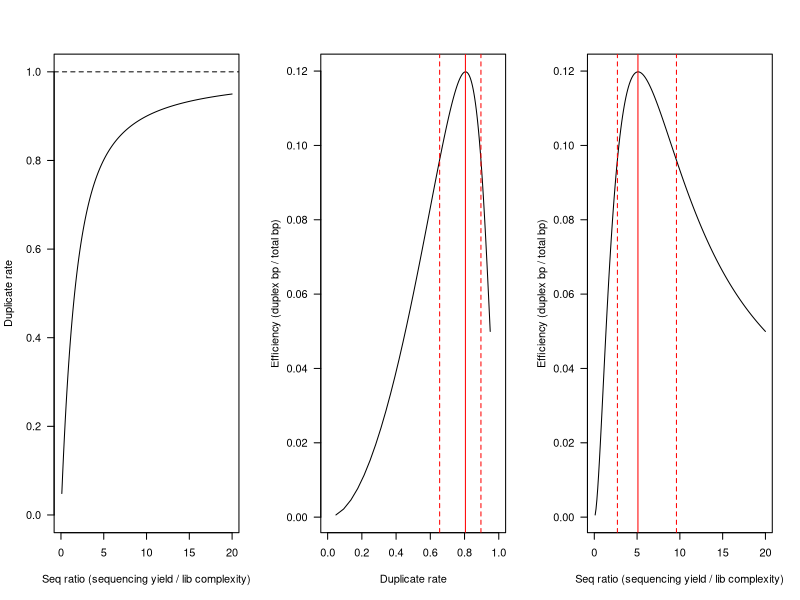

Here is the R script that generated this plot:
## ---- chunk 1
knitr::opts_chunk$set(echo = TRUE)
## ---- chunk 2
#define variables 
input <- 15 #input dna ng
length <- 22.5e+3 #input dna length bp 

moles_input <- input*1e-9/((length*615.96 + 36.04)) #how many moles of DNA input 
DNA_copy <- moles_input*6.02e+23 #what is the number of DNA molecules 
## ---- chunk 3
#still 5ng of DNA.... 
frag_length <- 350  #this I will test empirically once RE comes 

moles_frag <- input*1e-9/((frag_length*615.96 + 36.04))
DNA_copy <- moles_frag*6.02*1e23

ideal_bp <- 33334727 #number of bp theoretically coverable by fragmented genome and size selection, will likely actually be smaller depending on DNA size to begin with and RE efficiency 
rough_cov <- DNA_copy*frag_length #rough coverage: number of DNA molecules*average length
## ---- chunk 4
correction_factor <- 1.5 
recommended_input <- 0.6 #fmol 
#coverage <- 26 
#read_pairs <- 26e+6

average_fragment_len <- 573 #this I need to check with bioanalyzer or something 
#moles_input <- recommended_input*1e-15/((average_fragment_len*615.96 + 36.04))
DNA_copy_input <- recommended_input*1e-15*6.02e+23
print(format(DNA_copy_input, scientific=T))
## ---- chunk 5
At_genome <- 135e+6 #haploid genome of 135Mb 
Hs_genome <- 3.3e+9 #haploid genome is 3.3 billion base pairs 

At_genome/Hs_genome #At genome is 4% of human genome 
ideal_bp/(Hs_genome*0.27) #sequenceable space is 3.7% of human sequenceable space 

#rough estimate is everything should be 40% of human genome estimate 
## ---- chunk 6

L <- 300 #(2x150)
G <- ideal_bp #sequenceable part of the genome after fragmentation 
C <- 30 #30x coverage 


#At
N <- C*G/L
print(paste('number of reads for At:', as.character(format(N, scientific=T)))) #3 million reads required for 1 sample at 30x coverage 

#Hs
Hs_N <- (C*Hs_genome*0.27)/L
print(paste('number of reads for Hs:', as.character(format(Hs_N, scientific=T))))

N/Hs_N
## ---- chunk 7
#r: sequence ratio. ratio between the # of sequenced reads and number of amplifiable DNA fragments in the original library
#reported 10**8 amplifiable DNA molecules 
#f approximately equated to 1e8 fragments per fmol library 

#N/(fmol_input*f)
r <- 300e+6/(0.6*1e8) #optimal is 5.1 sequenced reads/original read 

#d: duplicate rate, fraction of reads that are duplicate copies
d <- 1-(1-exp(-r))/r

#getting really high dupilcate rate/r estimates. Empirical distribution of fragments will be really helpful. 
## ---- chunk 8
#replicate human estimate analytically, compare to empirical
f_hs_analytical <- DNA_copy_input/0.6
f_hs_empirical <- 10**8

f_hs_analytical/f_hs_empirical
## ---- chunk 9
###########################################################################################
## Simulations to estimate the optimal bottleneck size given an estimate of 
## library complexity.
## Equations below are assuming 1 fmol sequenced equates to 1e8 molecules
## The relationship between fmol and molecules was derived empirically (see next section)
###########################################################################################

# Truncated Poisson (only defined for x>=1): this models the duplicate family size distribution
dpoistrunc = function(x, lambda) {
	    d = dpois(x, lambda) / (1-dpois(0, lambda))
	    d[x==0] = NA
	    return(d)
	}
	
# The mean sequencing cost of a family is the mean of the zero-truncated Poisson: 
#  lambda/(1-exp(-lambda))
	
# Efficiency: The fraction of families of size>=2 divided by the average size (i.e. 
# sequencing cost) of a family, squared (as we need coverage from both strands)
	
ratio = seq(0,20,by=0.1) # Sequencing output / library complexity
	
efficiency = (ppois(q=2-0.1, lambda=ratio/2, lower.tail=F)/(1-dpois(0, ratio/2)))^2 / (ratio/(1-exp(-ratio)))
	
# Duprate can be simply calculated using the mean of the family size (from the zero-truncated 
#  Poisson): 1-1/mean = 1-(1-exp(-r))/r
duprate = 1-(1-exp(-ratio))/ratio
	
dev.new(width=9, height=3)
par(mfrow=c(1,3))
	
plot(ratio, duprate, ylim=c(0,1), type="l", xlab="Seq ratio (sequencing yield / lib complexity)", ylab="Duplicate rate", las=1)
abline(h=1, lty=2)
#lines(ratio, pmax(0, 1-1/ratio), col="palegreen3", lty=2) # Simplistic expectation (ratio=10 would tend to yield ~90% duplicate rates)
	
plot(duprate, efficiency, type="l", xlim=c(0,1), xlab="Duplicate rate", ylab="Efficiency (duplex bp / total bp)", las=1)
opt_duprate = duprate[which.max(efficiency)] # Optimal duplicate rate appears to be 0.805
ind = which(efficiency > max(efficiency, na.rm=T)*0.8)
abline(v=opt_duprate, col="red")
abline(v=duprate[c(min(ind),max(ind))], col="red", lty=2)
semiopt_duprate = duprate[c(min(ind),max(ind))]
	
plot(ratio, efficiency, type="l", xlab="Seq ratio (sequencing yield / lib complexity)", ylab="Efficiency (duplex bp / total bp)", las=1)
opt_ratio = ratio[which.max(efficiency)] # Optimal duplicate rate appears to be 5.1
ind = which(efficiency > max(efficiency, na.rm=T)*0.8)
abline(v=opt_ratio, col="red")
abline(v=ratio[c(min(ind),max(ind))], col="red", lty=2)
semiopt_ratio = ratio[c(min(ind),max(ind))]
## ---- chunk 10
r_opt <- 5.1 
f_opt <- 1e8 # f approximately equated to 10^8 fragments per fmol according to abascal estimates
fmol <- 150e6/(r_opt*f_opt)
fmol
## ---- chunk 11
#L <- 300 #(2x150)
#G <- ideal_bp #sequenceable part of the genome after fragmentation 
#G <- (Hs_genome*0.27)
#C <- 30 #30x coverage 

#N <- C*G/L
standard_N <- 300e6
#N/standard_N
#print(paste('number of reads:', as.character(N))) #3 million reads required for 1 sample at 30x coverage 
#almost exactly 1Gb 

#standard_N*L/C

#3*0.038

C <- N*L/G
standard_C <- standard_N*L/(Hs_genome) #just regular sequencing of whole human genome 
Nano_standard_C <- standard_N*L/(Hs_genome*.27) #regular sequencing of reduced space 
standard_C/Nano_standard_C #nanoseq requires about as much more sequencing to overcome 
N_hs <- Nano_standard_C*(Hs_genome*.27)/L
print(format(N_hs, scientific =T)) #272 million reads ~ 300 million reads for one sample 

#At
At_C <- standard_N*L/At_genome
Nano_At_C <- standard_N*L/ideal_bp
At_C/Nano_At_C

N_At <- Nano_standard_C*ideal_bp/L
print(format(N_At, scientific=T)) #11 million reads per sample 

N_At/N_hs #4%
## ---- chunk 12
novaseq_lane <- 1.25e9 #reads per novaseq lane 
novaseq_price_qb3 <- 2000
novaseq_lane/N_hs
novaseq_lane/N_At
novaseq_price_qb3/(novaseq_lane/N_At)
## ---- chunk 13
samples <- 6 

N_At 


#matched normal: *equivalent* of 8x human whole genome sequencing coverage 
N_human_8x <- 8*Hs_genome/L
N_At_8x <- 8*At_genome/L

pilot_read_space <- samples*N_At*2 + samples*N_At_8x
print(paste(format(pilot_read_space, scientific=T), 'reads required for At pilot')) #118 million reads

#do i really need a matched normal for each INDIVIDUAL? if they are the same genotype? Like no right? 
## ---- chunk 14
#convert to Gb:
print(paste('reads for one nanoseq sample:', format(N_At, scientific = T)))
print(paste('reads for one matched normal:', format(N_At_8x, scientific = T)))

#G of raw data = # of M raw read pairs * 0.3
Gb_At <- (N_At*10**-6)*0.3
Gb_At_normal <- (N_At_8x*10**-6)*0.3

print(paste('Gb for one nanoseq sample:', Gb_At))
print(paste('Gb for one matched normal:', Gb_At_normal))

#round up to get to 50Gb 
sum(3.5*samples*2+1.2*samples)
## ---- chunk 15
pilot_read_space/1e6
N_At/1e6
format(N_At, scientific=T)
format(N_At_8x, scientific=T)

L*3.6e6/ideal_bp
## ---- chunk 16
#0.2-1.4? 
#recommended input: 0.6, so this would be a correction factor of 0.3x-2.3x
correction_factor <- c(0.75, 1, 1.25, 1.5, 1.75, 2)
input_range <- correction_factor*0.6 #fmol
print('range of fmol inputs:')
print(input_range)
input_range*6.02e+23
input_range*10**8 #sequenced reads 

#human: input of 0.6fmol sequenced to 300 mil reads --> 10**8 molecules per fmol input are actually sequenced 
